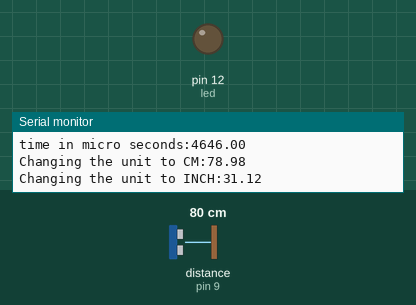
This sketch was run on a simulated Arduino Uno, built with avr-gcc and run on an emulated ATmega328P. Parts: output pins drawn as LEDs (lit = HIGH), the last lines printed to the serial monitor. Wiring (inferred from the names in the program): ultrasonic range finder: trigger pin 10; echo pin 9. Inputs (shaded band) come from the test bench; at power-on: distance to the obstacle (sensor on pin 9) 80 cm. The echo pulse lasts 58.3 µs per cm; pins used as bus, display or sensor lines are not drawn.

Above: at 1.7 s.
1.8 s: distance to the obstacle (sensor on pin 9) set to 18 cm
3.8 s: distance to the obstacle (sensor on pin 9) set to 13 cm
At 5.8 s:
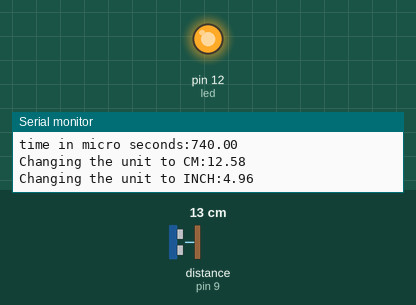
6.1 s: distance to the obstacle (sensor on pin 9) set to 35 cm
At 7.4 s:
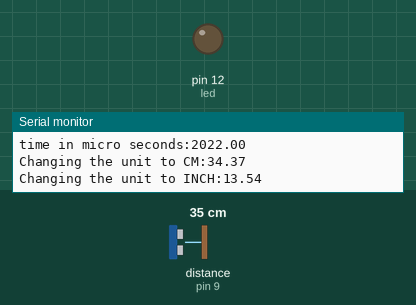
8.2 s: distance to the obstacle (sensor on pin 9) set to 2 cm
At 10.0 s:
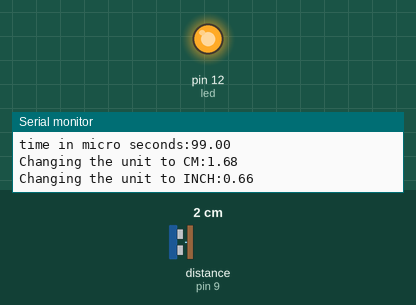
Timing chart, 0 to 11.2 s (numbered marks = the images above; inputs shaded):
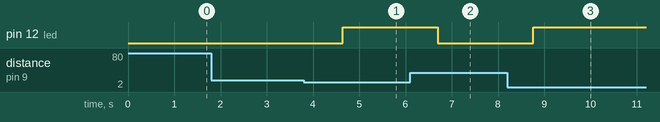

The sketch:

utrasonic.ino
```cpp
int echo=9;
int trig=10;
float x;
float y;
float z;
int led=12;

void setup() {
  // put your setup code here, to run once:
Serial.begin(9600);
pinMode(echo,INPUT);
pinMode(trig,OUTPUT);
Serial.println("Ultrosonic is ON");
pinMode(led,OUTPUT);
delay(500);
}

void loop()
{
  // put your main code here, to run repeatedly:
//Serial.println(echo);
digitalWrite(trig,LOW);
delayMicroseconds(5);
digitalWrite(trig,HIGH);
delayMicroseconds(10);
digitalWrite(trig,LOW);
x= pulseIn (echo,HIGH);
Serial.print("time in micro seconds:");
Serial.println(x);
y=x*0.017;
Serial.print("Changing the unit to CM:");
Serial.println(y);
if (y<=15)
digitalWrite(led,HIGH);
else if(y>15)
digitalWrite(led,LOW);
z=y*0.394;
Serial.print("Changing the unit to INCH:");
Serial.println(z);
delay(1000);

}

/*long SelfPulseIn(long a;bool b)
{ float t=0;
    int
    int
  if (a==LOW)*/
```

Measured:
- the behaviour switches between 16 and 15 cm on distance to the obstacle (sensor on pin 9) (found by bisection; images 0 and 1)
- after the input at 3.8 s, pin 12 (led): LOW → HIGH after 0.84 s
- after the input at 6.1 s, pin 12 (led): HIGH → LOW after 0.60 s
- after the input at 8.2 s, pin 12 (led): LOW → HIGH after 0.57 s
